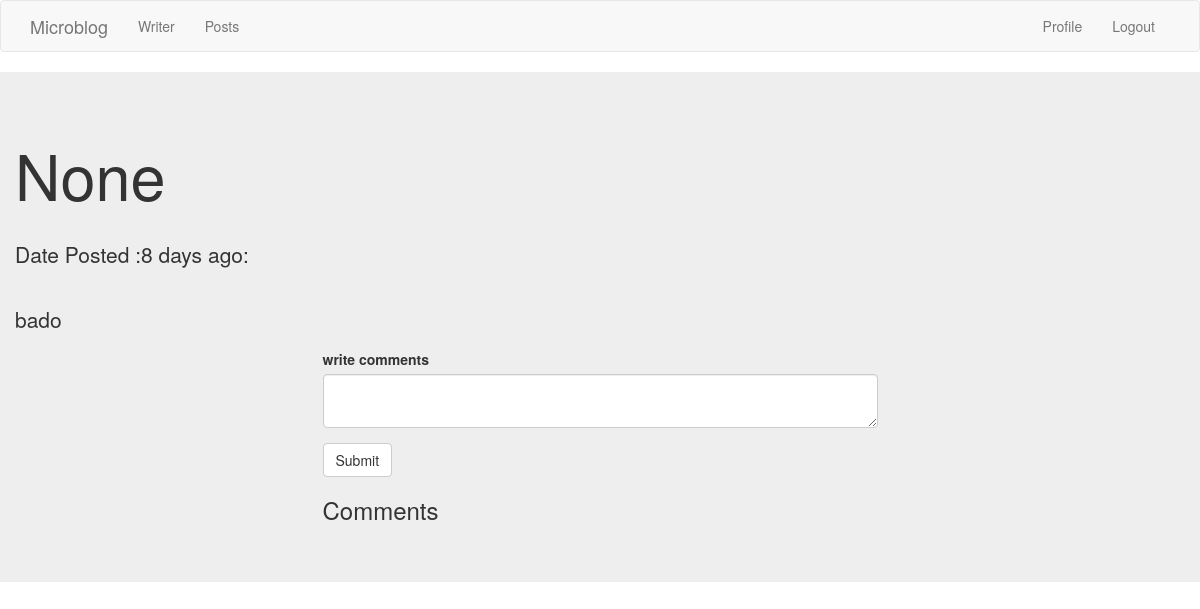
Before: /post/1 (signed in) with the older database file.
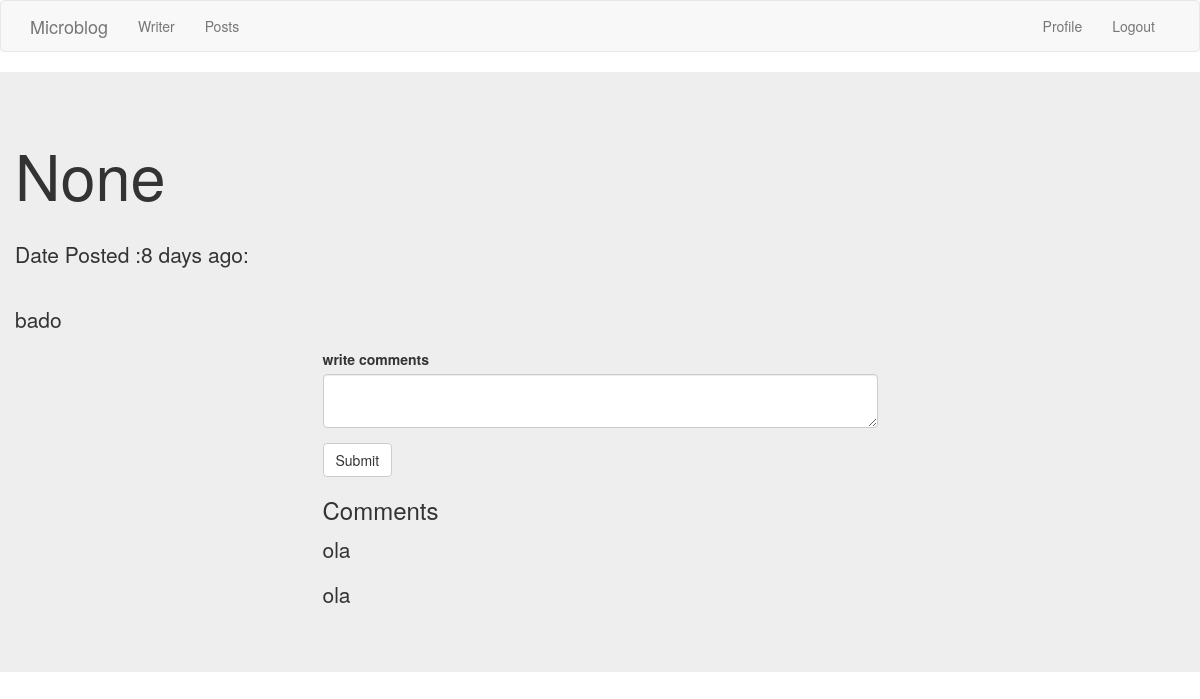
After: the same page with the newer database file.
### app/models.py (models this page shows, shortened)
class Comment(db.Model):
    id = db.Column(db.Integer, primary_key = True)
    comment_body = db.Column(db.String)
    timestamp = db.Column(db.DateTime, index= True, default =datetime.utcnow)
    post_id = db.Column(db.Integer, db.ForeignKey("post.id") )
    user_id = db.Column(db.Integer, db.ForeignKey("user.id") )

### app/main/routes.py (the view)
@bp.route('/post/<id>', methods=['POST','GET'])
def fullpost(id):
   title= f'Posts'
   post = Post.query.filter_by(id=id).first()
   comment  = CommentForm()
   if comment.validate_on_submit():
       comment = Comment(comment_body = comment.comment_body.data, post_id=id)
       db.session.add(comment)
       db.session.commit()
       print(comment)
       return redirect(url_for('main.fullpost', id=post.id))
   allcomments = Comment.query.all()
   postcomments = Comment.query.filter_by(post_id=id).all()
   return render_template('fullpost.html', title=title, post=post, comment=comment, allcomments=allcomments ,postcomments=postcomments)

### app/main/forms.py
class CommentForm(FlaskForm):
    comment_body = TextAreaField('write comments',validators =[DataRequired(),Length(min=1,max=40)])
    submit = SubmitField('Submit')

### app/main/routes.py (called while the page is built)
@bp.before_request
def before_request():
    if current_user.is_authenticated:
        current_user.last_seen = datetime.utcnow()
        db.session.commit()

### app/models.py (called while the page is built)
@login.user_loader
def load_user(id):
    return User.query.get(int(id))

### app/templates/fullpost.html
{% extends 'base.html' %}
{% block content %}
<div class="jumbotron">
  <div class="container">
     <div class="row">
         <div class="">
             <h1>{{post.title}}</h1>
             <br>
             <p> Date Posted :{{ moment(post.timestamp).fromNow() }}:</p>
             <br>
             <p>{{post.body}}</p>
         </div>
     </div>
  </div>
  <div class="container">
    <div class="row">
        <div class="col-xs-6 col-xs-offset-3">
             {% import 'bootstrap/wtf.html' as wtf %}
             {{wtf.quick_form(comment)}}
             <h3>Comments</h3>
             {% for comment in postcomments %}
             <p>{{comment.comment_body}}</p>
             {% endfor %}
        </div>
    </div>
  </div>
</div>
{% endblock %}

Changed rows visible on the page:
added Comment: comment_body "ola"
added Comment: comment_body "ola"
